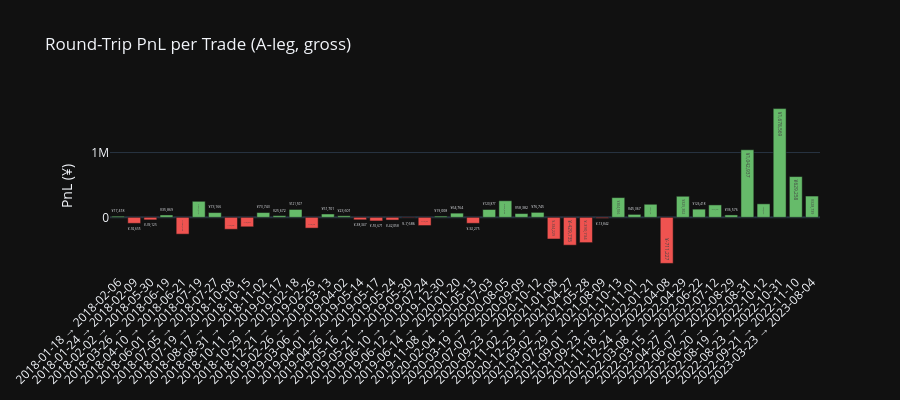

The notebook cell saved with this chart:
### Markdown cell above
## Chart 3 — Trade Log

### Code cell
if result.trade_log.empty:
    print("No trades executed.")
else:
    tlog = result.trade_log.copy()
    tlog["date"] = pd.to_datetime(tlog["date"])

    # Colour-coded table
    action_colors = {
        "BUY":         "#c8e6c9",
        "SELL":        "#ffcdd2",
        "SHORT_OPEN":  "#fff9c4",
        "SHORT_CLOSE": "#e1bee7",
    }
    tlog["date_str"] = tlog["date"].dt.strftime("%Y-%m-%d")
    tlog["notional"] = tlog["notional"].round(0).astype(int)
    tlog["transaction_cost"] = tlog["transaction_cost"].round(2)

    display(tlog[["date_str", "leg", "ts_code", "action", "shares", "price",
                   "notional", "transaction_cost", "note"]]
            .rename(columns={"date_str": "date"})
            .style.map(
                lambda v: f"background-color: {action_colors.get(v, 'transparent')}",
                subset=["action"]
            )
            .set_caption(f"Full Trade Log ({len(tlog)} rows)"))

    # PnL bar chart per round trip
    entries = tlog[tlog["action"].isin(["BUY", "SHORT_OPEN"]) & (tlog["leg"] == "A")].reset_index(drop=True)
    exits   = tlog[tlog["action"].isin(["SELL", "SHORT_CLOSE"]) & (tlog["leg"] == "A")].reset_index(drop=True)
    n = min(len(entries), len(exits))

    if n > 0:
        pnls = []
        labels = []
        for j in range(n):
            e = entries.iloc[j]
            x = exits.iloc[j]
            # A-leg only PnL for illustration; full PnL is in portfolio curve
            if e["action"] == "BUY":
                p = x["notional"] - e["notional"] - e["transaction_cost"] - x["transaction_cost"]
            else:
                p = e["notional"] - x["notional"] - e["transaction_cost"] - x["transaction_cost"]
            pnls.append(p)
            labels.append(f"{e['date_str']} → {x['date_str']}")

        colors = ["#66bb6a" if p > 0 else "#ef5350" for p in pnls]
        fig2 = go.Figure(go.Bar(
            x=labels, y=pnls,
            marker_color=colors,
            text=[f"¥{p:,.0f}" for p in pnls],
            textposition="auto"
        ))
        fig2.update_layout(
            title="Round-Trip PnL per Trade (A-leg, gross)",
            template="plotly_dark",
            xaxis_tickangle=-45,
            yaxis_title="PnL (¥)",
            height=400,
        )
        fig2.show()

### Figure 1 — Plotly figure (JSON) as saved in the notebook; plotly's stock layout.template omitted (floating-point values rounded to 4 significant figures)
{"data": [{"marker": {"color": ["#66bb6a", "#ef5350", "#ef5350", "#66bb6a", "#ef5350", "#66bb6a", "#66bb6a", "#ef5350", "#ef5350", "#66bb6a", "#66bb6a", "#66bb6a", "#ef5350", "#66bb6a", "#66bb6a", "#ef5350", "#ef5350", "#ef5350", "#ef5350", "#ef5350", "#66bb6a", "#66bb6a", "#ef5350", "#66bb6a", "#66bb6a", "#66bb6a", "#66bb6a", "#ef5350", "#ef5350", "#ef5350", "#ef5350", "#66bb6a", "#66bb6a", "#66bb6a", "#ef5350", "#66bb6a", "#66bb6a", "#66bb6a", "#66bb6a", "#66bb6a", "#66bb6a", "#66bb6a", "#66bb6a", "#66bb6a"]}, "text": ["¥17,418", "¥-92,655", "¥-39,125", "¥35,869", "¥-259,735", "¥247,514", "¥73,166", "¥-184,435", "¥-146,543", "¥73,743", "¥25,672", "¥121,507", "¥-166,395", "¥51,701", "¥23,601", "¥-38,347", "¥-55,671", "¥-42,058", "¥-7,686", "¥-127,103", "¥19,008", "¥64,764", "¥-92,275", "¥120,877", "¥255,830", "¥58,382", "¥76,745", "¥-334,229", "¥-429,735", "¥-390,734", "¥-13,842", "¥304,556", "¥45,367", "¥201,779", "¥-711,227", "¥325,302", "¥126,418", "¥191,681", "¥36,576", "¥1,042,937", "¥208,343", "¥1,678,569", "¥629,258", "¥328,739"], "textposition": "auto", "type": "bar", "x": ["2018-01-18 → 2018-02-06", "2018-01-24 → 2018-02-09", "2018-02-02 → 2018-05-30", "2018-03-26 → 2018-06-19", "2018-04-10 → 2018-06-21", "2018-06-01 → 2018-07-19", "2018-07-05 → 2018-07-27", "2018-07-19 → 2018-10-08", "2018-08-17 → 2018-10-15", "2018-08-31 → 2018-11-02", "2018-10-11 → 2019-01-17", "2018-10-29 → 2019-02-18", "2018-12-21 → 2019-02-26", "2019-02-26 → 2019-03-13", "2019-03-06 → 2019-04-02", "2019-04-01 → 2019-05-14", "2019-04-26 → 2019-05-17", "2019-05-16 → 2019-05-24", "2019-05-21 → 2019-05-30", "2019-06-10 → 2019-07-24", "2019-06-12 → 2019-12-30", "2019-06-14 → 2020-01-20", "2019-11-08 → 2020-05-13", "2020-02-04 → 2020-07-03", "2020-03-19 → 2020-08-05", "2020-07-07 → 2020-09-09", "2020-09-23 → 2020-10-12", "2020-11-02 → 2021-01-08", "2020-12-23 → 2021-04-27", "2021-03-02 → 2021-05-28", "2021-07-29 → 2021-08-09", "2021-09-01 → 2021-10-13", "2021-09-23 → 2021-11-01", "2021-11-18 → 2022-01-21", "2021-12-24 → 2022-04-08", "2022-03-08 → 2022-04-29", "2022-03-15 → 2022-06-22", "2022-04-27 → 2022-07-12", "2022-06-07 → 2022-08-29", "2022-06-20 → 2022-08-31", "2022-08-19 → 2022-10-12", "2022-08-23 → 2022-10-31", "2022-09-21 → 2022-11-10", "2023-03-23 → 2023-08-04"], "y": [17420.0, -92650.0, -39130.0, 35870.0, -259700.0, 247500.0, 73170.0, -184400.0, -146500.0, 73740.0, 25670.0, 121500.0, -166400.0, 51700.0, 23600.0, -38350.0, -55670.0, -42060.0, -7686.0, -127100.0, 19010.0, 64760.0, -92280.0, 120900.0, 255800.0, 58380.0, 76740.0, -334200.0, -429700.0, -390700.0, -13840.0, 304600.0, 45370.0, 201800.0, -711200.0, 325300.0, 126400.0, 191700.0, 36580.0, 1043000.0, 208300.0, 1679000.0, 629300.0, 328700.0]}], "layout": {"height": 400, "title": {"text": "Round-Trip PnL per Trade (A-leg, gross)"}, "xaxis": {"tickangle": -45}, "yaxis": {"title": {"text": "PnL (¥)"}}}}
